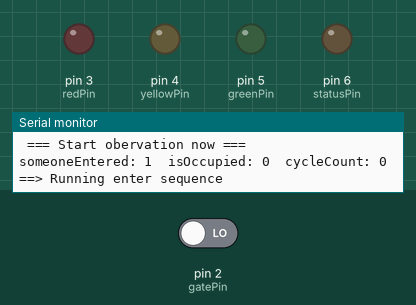
Simulated run of this sketch. Board: Arduino Uno, built with avr-gcc and run on an emulated ATmega328P. Shown: output pins drawn as LEDs (lit = HIGH), the last lines printed to the serial monitor. Dashed ring = blinking. The inputs (shaded band) are chosen by the test bench; at power-on: pin 2 (gatePin) LOW.

Above: at 1.3 s.
1.4 s: pin 2 (gatePin) driven HIGH
At 12.3 s:
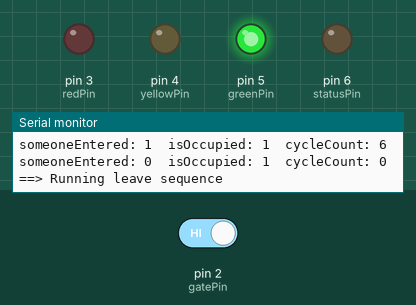
12.7 s: pin 2 (gatePin) driven LOW
At 18.0 s:
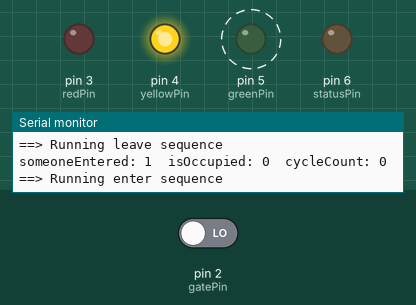
At 19.3 s:
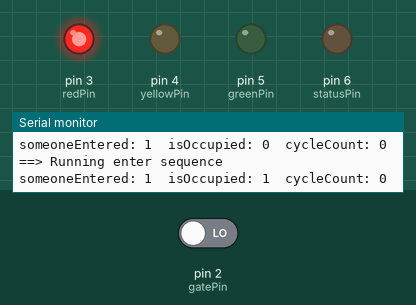
Timing chart, 0 to 20.8 s (numbered marks = the images above; inputs shaded):
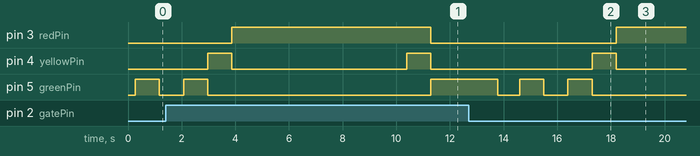

Measured:
- after the input at 12.7 s, pin 3 (redPin): LOW → HIGH after 5.5 s; pin 4 (yellowPin): LOW → HIGH after 4.6 s, → LOW 0.90 s later
- by itself, pin 4 (yellowPin): alternates HIGH for 0.90 s and LOW for 6.5 s
- by itself, pin 5 (greenPin): alternates HIGH for 0.90 s and LOW for 0.86 s, 5 changes in all, then stays LOW

The sketch:

klo-ampel.ino
```cpp
/**
 * Configuration
 */

const int gatePin = 2;
const int redPin = 3;
const int yellowPin = 4;
const int greenPin = 5;
const int statusPin = 6;
const int cycleInterval = 800;    // in ms
const int hysteresis = 6;         // in cycles
const int changeLightDelay = 900; // in ms
const int turnOffDelay = 2500;    // in ms
const int interruptedState = LOW; // what state describes interrupted
const int ledHIGH = HIGH;
const int ledLOW = LOW;
const bool enableStatus = false;

bool someoneEntered = false;
bool isOccupied = false;
int cycleCount = 0;

void printStatus() {
	Serial.print("someoneEntered: ");
	Serial.print(someoneEntered);

	Serial.print("\tisOccupied: ");
	Serial.print(isOccupied);

	Serial.print("\tcycleCount: ");
	Serial.println(cycleCount);
}

void printConfig() {
	Serial.println("==> Configuration");
	Serial.print("gatePin: ");
	Serial.println(gatePin);
	Serial.print("redPin: ");
	Serial.println(redPin);
	Serial.print("yellowPin: ");
	Serial.println(yellowPin);
	Serial.print("redPin: ");
	Serial.println(redPin);
	Serial.print("statusPin: ");
	Serial.print(statusPin);
	Serial.print(", enabled: ");
	Serial.println(enableStatus);

	Serial.print("cycleInterval (ms): ");
	Serial.println(cycleInterval);
	Serial.print("hysteresis (cycles): ");
	Serial.println(hysteresis);
	Serial.print("changeLightDelay (ms): ");
	Serial.println(changeLightDelay);
	Serial.print("interruptedState: ");
	Serial.println(interruptedState);
	Serial.print("ledHIGH: ");
	Serial.print(ledHIGH);
	Serial.print(", ledLOW: ");
	Serial.println(ledLOW);

	Serial.println("\n === Start obervation now === \n");
}

void setup() {
	Serial.begin(9600);

	printConfig();

	pinMode(redPin, OUTPUT);
	pinMode(yellowPin, OUTPUT);
	pinMode(greenPin, OUTPUT);
	pinMode(statusPin, OUTPUT);

	pinMode(gatePin, INPUT);
}

void reset() {
	digitalWrite(redPin, ledLOW);
	digitalWrite(yellowPin, ledLOW);
	digitalWrite(greenPin, ledLOW);
}

void readGateSensor() {
	int sensorValue = digitalRead(gatePin);

	if(!someoneEntered && sensorValue == interruptedState) {
		someoneEntered = true;
		return;
	}

	if(someoneEntered && sensorValue != interruptedState) {
		if(cycleCount != hysteresis) {
			cycleCount++;
			return;
		}
		someoneEntered = false;
	}

	cycleCount = 0;
}

void runEnterSequence() {
	reset();

	digitalWrite(greenPin, ledHIGH);
	delay(changeLightDelay);
	digitalWrite(greenPin, ledLOW);
	delay(changeLightDelay);
	digitalWrite(greenPin, ledHIGH);
	delay(changeLightDelay);
	digitalWrite(greenPin, ledLOW);
	digitalWrite(yellowPin, ledHIGH);
	delay(changeLightDelay);
	digitalWrite(yellowPin, ledLOW);
	digitalWrite(redPin, ledHIGH);
}

void runLeaveSequence() {
	reset();

	digitalWrite(redPin, ledHIGH);
	delay(changeLightDelay);
	digitalWrite(yellowPin, ledHIGH);
	delay(changeLightDelay);
	digitalWrite(redPin, ledLOW);
	digitalWrite(yellowPin, ledLOW);
	digitalWrite(greenPin, ledHIGH);

	delay(turnOffDelay);
	reset();
}

void triggerStatus() {
	if(!enableStatus)
		return;

	digitalWrite(statusPin, HIGH);
	delay(100);
	digitalWrite(statusPin, LOW);
}

void loop() {
	readGateSensor();
	printStatus();

	if(someoneEntered && !isOccupied) {
		isOccupied = true;
		Serial.println("\n==> Running enter sequence\n");
		runEnterSequence();
	}

	if(!someoneEntered && isOccupied) {
		isOccupied = false;
		Serial.println("\n==> Running leave sequence\n");
		runLeaveSequence();
	}

	triggerStatus();
	delay(cycleInterval);
}
```
